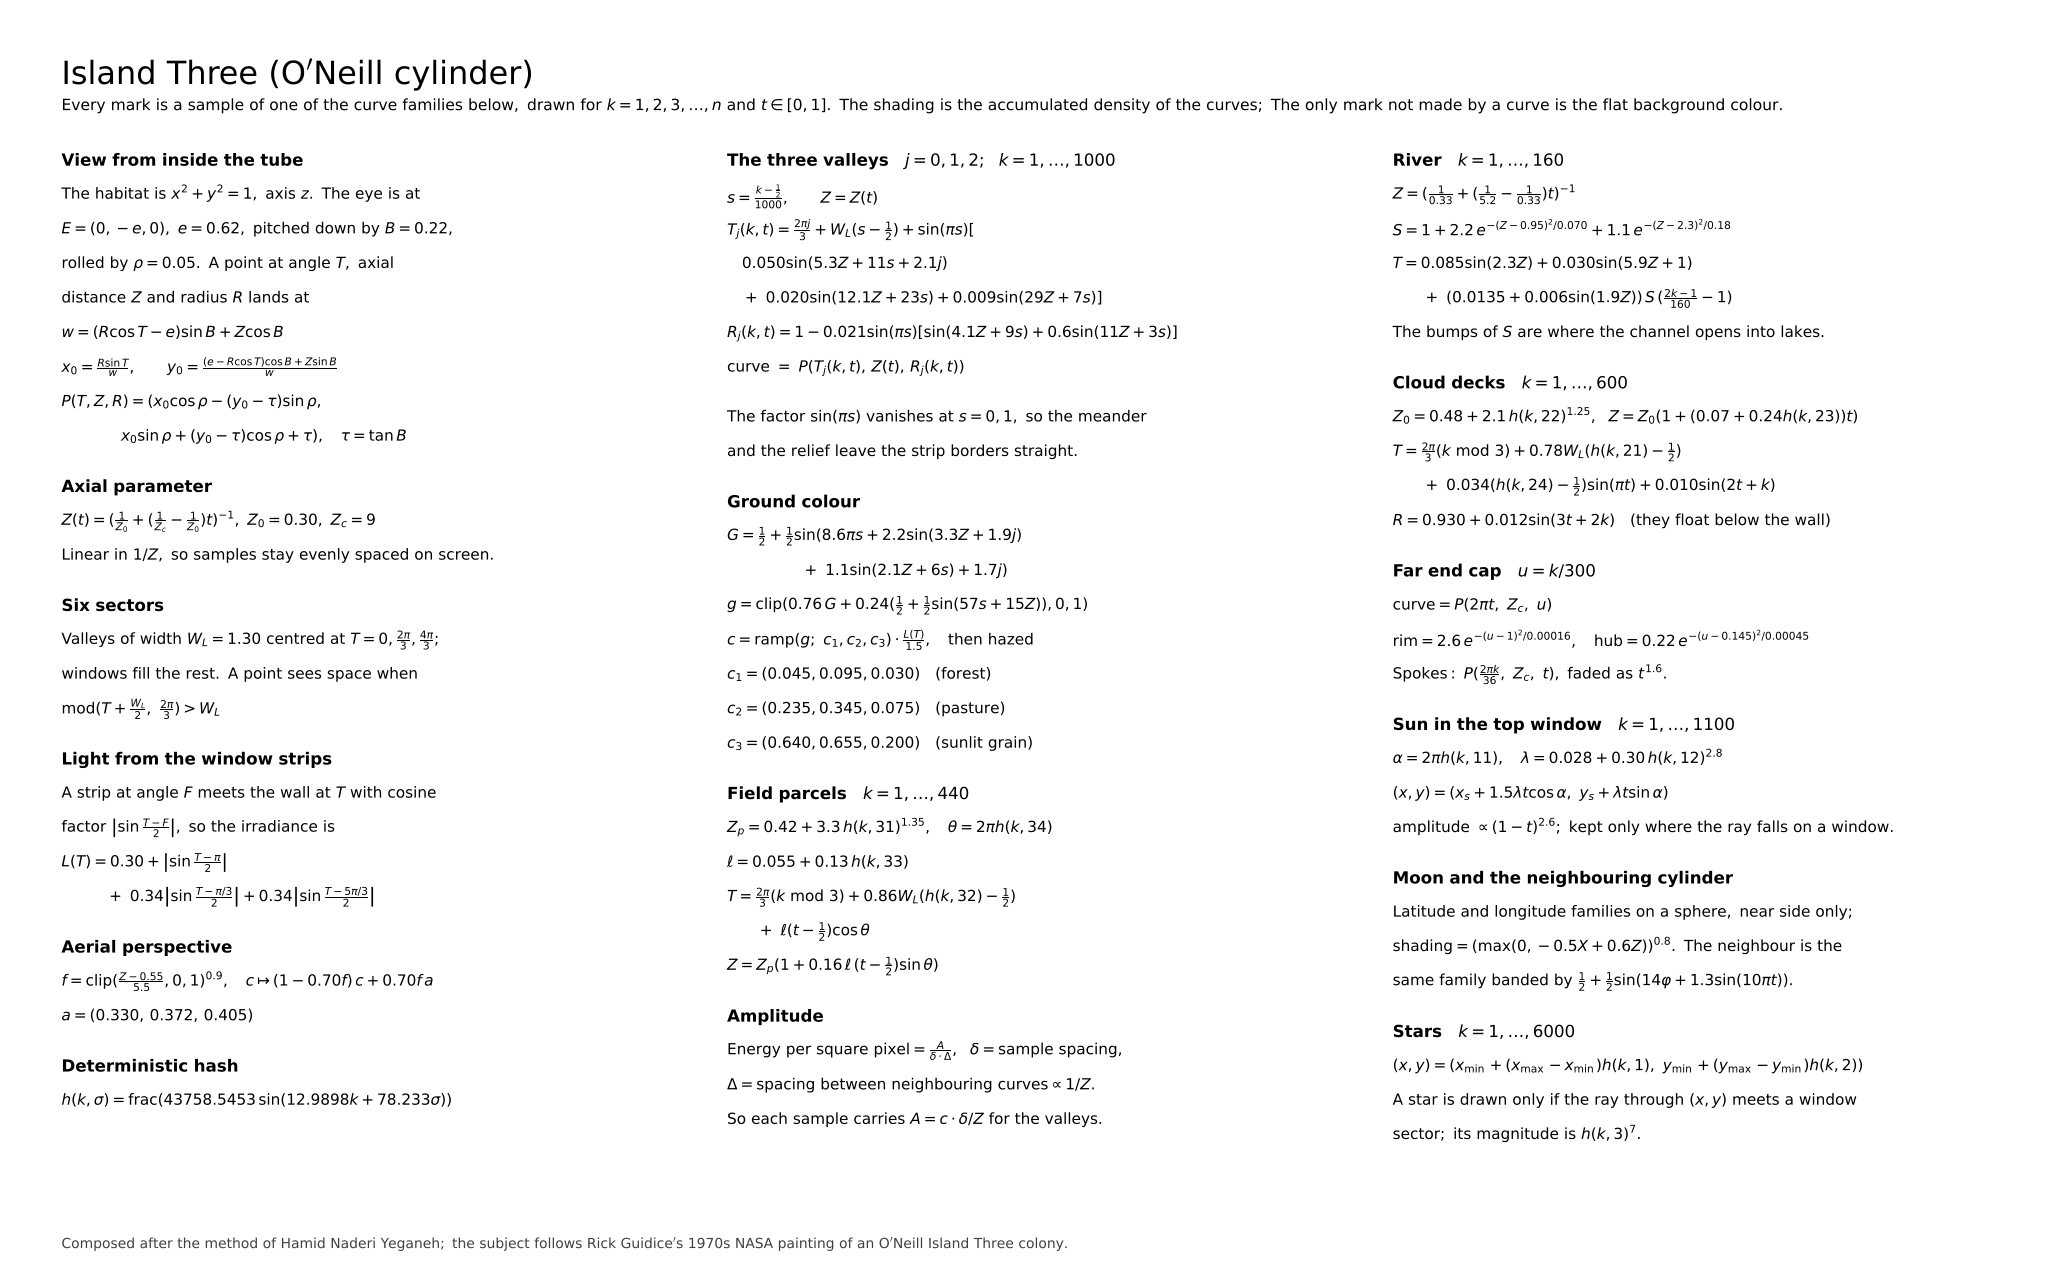

Write Python code to recreate this figure.
"""Typeset the formula sheet that accompanies the picture."""
import matplotlib
matplotlib.use("Agg")
import matplotlib.pyplot as plt

W_PX, H_PX, DPI = 2048, 1270, 200
FIG = (W_PX / DPI, H_PX / DPI)

TITLE = r"$\mathrm{Island\ Three\ (O'Neill\ cylinder)}$"
SUB = (r"$\mathrm{Every\ mark\ is\ a\ sample\ of\ one\ of\ the\ curve\ families\ below,\ drawn\ for}$"
       r"$\ k=1,2,3,\ldots,n\ \mathrm{and}\ t\in[0,1].$"
       r"$\ \mathrm{The\ shading\ is\ the\ accumulated\ density\ of\ the\ curves;}$"
       r"$\ \mathrm{The\ only\ mark\ not\ made\ by\ a\ curve\ is\ the\ flat\ background\ colour.}$")

COLS = [
[
 (r"$\mathbf{View\ from\ inside\ the\ tube}$", 1),
 (r"$\mathrm{The\ habitat\ is}\ x^2+y^2=1,\ \mathrm{axis}\ z.\ \mathrm{The\ eye\ is\ at}$", 0),
 (r"$E=(0,-e,0),\ e=0.62,\ \mathrm{pitched\ down\ by}\ B=0.22,$", 0),
 (r"$\mathrm{rolled\ by}\ \rho=0.05.\ \mathrm{A\ point\ at\ angle}\ T,\ \mathrm{axial}$", 0),
 (r"$\mathrm{distance}\ Z\ \mathrm{and\ radius}\ R\ \mathrm{lands\ at}$", 0),
 (r"$w=(R\cos T-e)\sin B+Z\cos B$", 0),
 (r"$x_0=\frac{R\sin T}{w},\qquad y_0=\frac{(e-R\cos T)\cos B+Z\sin B}{w}$", 0),
 (r"$P(T,Z,R)=(x_0\cos\rho-(y_0-\tau)\sin\rho,$", 0),
 (r"$\qquad\qquad x_0\sin\rho+(y_0-\tau)\cos\rho+\tau),\quad \tau=\tan B$", 0),
 ("", 0),
 (r"$\mathbf{Axial\ parameter}$", 1),
 (r"$Z(t)=(\frac{1}{Z_0}+(\frac{1}{Z_c}-\frac{1}{Z_0})t)^{-1},\ Z_0=0.30,\ Z_c=9$", 0),
 (r"$\mathrm{Linear\ in}\ 1/Z,\ \mathrm{so\ samples\ stay\ evenly\ spaced\ on\ screen.}$", 0),
 ("", 0),
 (r"$\mathbf{Six\ sectors}$", 1),
 (r"$\mathrm{Valleys\ of\ width}\ W_L=1.30\ \mathrm{centred\ at}\ T=0,\frac{2\pi}{3},\frac{4\pi}{3};$", 0),
 (r"$\mathrm{windows\ fill\ the\ rest.\ A\ point\ sees\ space\ when}$", 0),
 (r"$\mathrm{mod}(T+\frac{W_L}{2},\ \frac{2\pi}{3})>W_L$", 0),
 ("", 0),
 (r"$\mathbf{Light\ from\ the\ window\ strips}$", 1),
 (r"$\mathrm{A\ strip\ at\ angle}\ F\ \mathrm{meets\ the\ wall\ at}\ T\ \mathrm{with\ cosine}$", 0),
 (r"$\mathrm{factor}\ \left|\sin\frac{T-F}{2}\right|,\ \mathrm{so\ the\ irradiance\ is}$", 0),
 (r"$L(T)=0.30+\left|\sin\frac{T-\pi}{2}\right|$", 0),
 (r"$\qquad\quad +\ 0.34\left|\sin\frac{T-\pi/3}{2}\right|+0.34\left|\sin\frac{T-5\pi/3}{2}\right|$", 0),
 ("", 0),
 (r"$\mathbf{Aerial\ perspective}$", 1),
 (r"$f=\mathrm{clip}(\frac{Z-0.55}{5.5},0,1)^{0.9},\quad c\mapsto(1-0.70f)\,c+0.70f\,a$", 0),
 (r"$a=(0.330,\,0.372,\,0.405)$", 0),
 ("", 0),
 (r"$\mathbf{Deterministic\ hash}$", 1),
 (r"$h(k,\sigma)=\mathrm{frac}(43758.5453\,\sin(12.9898k+78.233\sigma))$", 0),
],
[
 (r"$\mathbf{The\ three\ valleys}\quad j=0,1,2;\ \ k=1,\ldots,1000$", 1),
 (r"$s=\frac{k-\frac{1}{2}}{1000},\qquad Z=Z(t)$", 0),
 (r"$T_j(k,t)=\frac{2\pi j}{3}+W_L(s-\frac{1}{2})+\sin(\pi s)[$", 0),
 (r"$\quad 0.050\sin(5.3Z+11s+2.1j)$", 0),
 (r"$\quad +\ 0.020\sin(12.1Z+23s)+0.009\sin(29Z+7s)]$", 0),
 (r"$R_j(k,t)=1-0.021\sin(\pi s)[\sin(4.1Z+9s)+0.6\sin(11Z+3s)]$", 0),
 (r"$\mathrm{curve}\ =\ P(T_j(k,t),\,Z(t),\,R_j(k,t))$", 0),
 ("", 0),
 (r"$\mathrm{The\ factor}\ \sin(\pi s)\ \mathrm{vanishes\ at}\ s=0,1,\ \mathrm{so\ the\ meander}$", 0),
 (r"$\mathrm{and\ the\ relief\ leave\ the\ strip\ borders\ straight.}$", 0),
 ("", 0),
 (r"$\mathbf{Ground\ colour}$", 1),
 (r"$G=\frac{1}{2}+\frac{1}{2}\sin(8.6\pi s+2.2\sin(3.3Z+1.9j)$", 0),
 (r"$\qquad\qquad\quad +\ 1.1\sin(2.1Z+6s)+1.7j)$", 0),
 (r"$g=\mathrm{clip}(0.76\,G+0.24(\frac{1}{2}+\frac{1}{2}\sin(57s+15Z)),0,1)$", 0),
 (r"$c=\mathrm{ramp}(g;\ c_1,c_2,c_3)\cdot\frac{L(T)}{1.5},\quad \mathrm{then\ hazed}$", 0),
 (r"$c_1=(0.045,0.095,0.030)\quad \mathrm{(forest)}$", 0),
 (r"$c_2=(0.235,0.345,0.075)\quad \mathrm{(pasture)}$", 0),
 (r"$c_3=(0.640,0.655,0.200)\quad \mathrm{(sunlit\ grain)}$", 0),
 ("", 0),
 (r"$\mathbf{Field\ parcels}\quad k=1,\ldots,440$", 1),
 (r"$Z_p=0.42+3.3\,h(k,31)^{1.35},\quad \theta=2\pi h(k,34)$", 0),
 (r"$\ell=0.055+0.13\,h(k,33)$", 0),
 (r"$T=\frac{2\pi}{3}(k\ \mathrm{mod}\ 3)+0.86W_L(h(k,32)-\frac{1}{2})$", 0),
 (r"$\qquad +\ \ell(t-\frac{1}{2})\cos\theta$", 0),
 (r"$Z=Z_p(1+0.16\,\ell\,(t-\frac{1}{2})\sin\theta)$", 0),
 ("", 0),
 (r"$\mathbf{Amplitude}$", 1),
 (r"$\mathrm{Energy\ per\ square\ pixel}=\frac{A}{\delta\cdot\Delta},\ \ \delta=\mathrm{sample\ spacing},$", 0),
 (r"$\Delta=\mathrm{spacing\ between\ neighbouring\ curves}\propto 1/Z.$", 0),
 (r"$\mathrm{So\ each\ sample\ carries}\ A=c\cdot\delta/Z\ \mathrm{for\ the\ valleys.}$", 0),
],
[
 (r"$\mathbf{River}\quad k=1,\ldots,160$", 1),
 (r"$Z=(\frac{1}{0.33}+(\frac{1}{5.2}-\frac{1}{0.33})t)^{-1}$", 0),
 (r"$S=1+2.2\,e^{-(Z-0.95)^2/0.070}+1.1\,e^{-(Z-2.3)^2/0.18}$", 0),
 (r"$T=0.085\sin(2.3Z)+0.030\sin(5.9Z+1)$", 0),
 (r"$\qquad +\ (0.0135+0.006\sin(1.9Z))\,S\,(\frac{2k-1}{160}-1)$", 0),
 (r"$\mathrm{The\ bumps\ of}\ S\ \mathrm{are\ where\ the\ channel\ opens\ into\ lakes.}$", 0),
 ("", 0),
 (r"$\mathbf{Cloud\ decks}\quad k=1,\ldots,600$", 1),
 (r"$Z_0=0.48+2.1\,h(k,22)^{1.25},\ \ Z=Z_0(1+(0.07+0.24h(k,23))t)$", 0),
 (r"$T=\frac{2\pi}{3}(k\ \mathrm{mod}\ 3)+0.78W_L(h(k,21)-\frac{1}{2})$", 0),
 (r"$\qquad +\ 0.034(h(k,24)-\frac{1}{2})\sin(\pi t)+0.010\sin(2t+k)$", 0),
 (r"$R=0.930+0.012\sin(3t+2k)\quad \mathrm{(they\ float\ below\ the\ wall)}$", 0),
 ("", 0),
 (r"$\mathbf{Far\ end\ cap}\quad u=k/300$", 1),
 (r"$\mathrm{curve}=P(2\pi t,\ Z_c,\ u)$", 0),
 (r"$\mathrm{rim}=2.6\,e^{-(u-1)^2/0.00016},\quad \mathrm{hub}=0.22\,e^{-(u-0.145)^2/0.00045}$", 0),
 (r"$\mathrm{Spokes}:\ P(\frac{2\pi k}{36},\ Z_c,\ t),\ \mathrm{faded\ as}\ t^{1.6}.$", 0),
 ("", 0),
 (r"$\mathbf{Sun\ in\ the\ top\ window}\quad k=1,\ldots,1100$", 1),
 (r"$\alpha=2\pi h(k,11),\quad \lambda=0.028+0.30\,h(k,12)^{2.8}$", 0),
 (r"$(x,y)=(x_s+1.5\lambda t\cos\alpha,\ y_s+\lambda t\sin\alpha)$", 0),
 (r"$\mathrm{amplitude}\ \propto(1-t)^{2.6};\ \mathrm{kept\ only\ where\ the\ ray\ falls\ on\ a\ window.}$", 0),
 ("", 0),
 (r"$\mathbf{Moon\ and\ the\ neighbouring\ cylinder}$", 1),
 (r"$\mathrm{Latitude\ and\ longitude\ families\ on\ a\ sphere,\ near\ side\ only;}$", 0),
 (r"$\mathrm{shading}=(\max(0,-0.5X+0.6Z))^{0.8}.\ \mathrm{The\ neighbour\ is\ the}$", 0),
 (r"$\mathrm{same\ family\ banded\ by}\ \frac{1}{2}+\frac{1}{2}\sin(14\varphi+1.3\sin(10\pi t)).$", 0),
 ("", 0),
 (r"$\mathbf{Stars}\quad k=1,\ldots,6000$", 1),
 (r"$(x,y)=(x_{\min}+(x_{\max}-x_{\min})h(k,1),\ y_{\min}+(y_{\max}-y_{\min})h(k,2))$", 0),
 (r"$\mathrm{A\ star\ is\ drawn\ only\ if\ the\ ray\ through}\ (x,y)\ \mathrm{meets\ a\ window}$", 0),
 (r"$\mathrm{sector;\ its\ magnitude\ is}\ h(k,3)^{7}.$", 0),
],
]

from matplotlib import mathtext
_parser = mathtext.MathTextParser("agg")
_bad = []
for _blk in [[(TITLE, 1), (SUB, 0)]] + COLS:
    for _txt, _ in _blk:
        if not _txt:
            continue
        try:
            _parser.parse(_txt, 100, None)
        except Exception as e:
            _bad.append((_txt[:70], str(e).strip().splitlines()[-1][:90]))
if _bad:
    for b in _bad:
        print("BAD:", b[0], "||", b[1])
    raise SystemExit(1)

fig = plt.figure(figsize=FIG, dpi=DPI, facecolor="white")
fig.text(0.030, 0.958, TITLE, fontsize=11.5, va="top", ha="left", color="black")
fig.text(0.030, 0.925, SUB, fontsize=5.6, va="top", ha="left", color="black")

x0s = [0.030, 0.355, 0.680]
for ci, col in enumerate(COLS):
    y = 0.882
    for txt, head in col:
        if txt:
            fig.text(x0s[ci], y, txt, fontsize=6.0 if head else 5.5,
                     va="top", ha="left", color="black")
        y -= 0.0272 if txt else 0.0121
fig.text(0.030, 0.014,
         r"$\mathrm{Composed\ after\ the\ method\ of\ Hamid\ Naderi\ Yeganeh;\ the\ subject\ follows\ Rick\ Guidice's\ 1970s\ NASA\ painting\ of\ an\ O'Neill\ Island\ Three\ colony.}$",
         fontsize=5.0, va="bottom", ha="left", color="0.25")
fig.savefig("sheet.png", dpi=DPI, facecolor="white")
print("wrote sheet.png")
